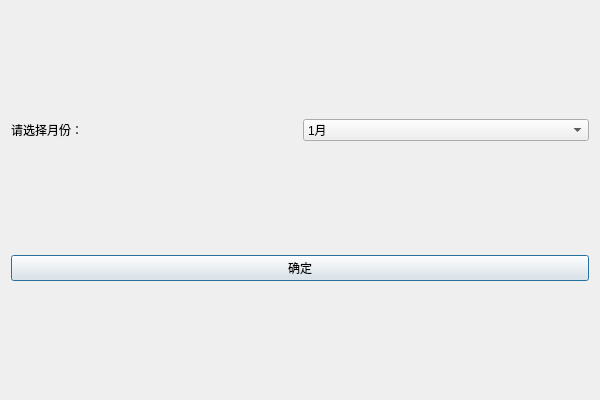
<?xml version="1.0" encoding="UTF-8"?>
<ui version="4.0">
 <class>SearchByMonthClass</class>
 <widget class="QDialog" name="SearchByMonthClass">
  <property name="geometry">
   <rect>
    <x>0</x>
    <y>0</y>
    <width>600</width>
    <height>400</height>
   </rect>
  </property>
  <property name="windowTitle">
   <string>SearchByMonth</string>
  </property>
  <layout class="QVBoxLayout" name="verticalLayout">
   <item>
    <layout class="QHBoxLayout" name="horizontalLayout">
     <item>
      <widget class="QLabel" name="label">
       <property name="text">
        <string>请选择月份：</string>
       </property>
      </widget>
     </item>
     <item>
      <widget class="QComboBox" name="comboBox">
       <item>
        <property name="text">
         <string>1月</string>
        </property>
       </item>
       <item>
        <property name="text">
         <string>2月</string>
        </property>
       </item>
       <item>
        <property name="text">
         <string>3月</string>
        </property>
       </item>
       <item>
        <property name="text">
         <string>4月</string>
        </property>
       </item>
       <item>
        <property name="text">
         <string>5月</string>
        </property>
       </item>
       <item>
        <property name="text">
         <string>7月</string>
        </property>
       </item>
       <item>
        <property name="text">
         <string>8月</string>
        </property>
       </item>
       <item>
        <property name="text">
         <string>9月</string>
        </property>
       </item>
       <item>
        <property name="text">
         <string>10月</string>
        </property>
       </item>
       <item>
        <property name="text">
         <string>11月</string>
        </property>
       </item>
       <item>
        <property name="text">
         <string>12月</string>
        </property>
       </item>
      </widget>
     </item>
    </layout>
   </item>
   <item>
    <widget class="QPushButton" name="btn_ok">
     <property name="text">
      <string>确定</string>
     </property>
    </widget>
   </item>
  </layout>
 </widget>
 <layoutdefault spacing="6" margin="11"/>
 <resources/>
 <connections/>
</ui>
